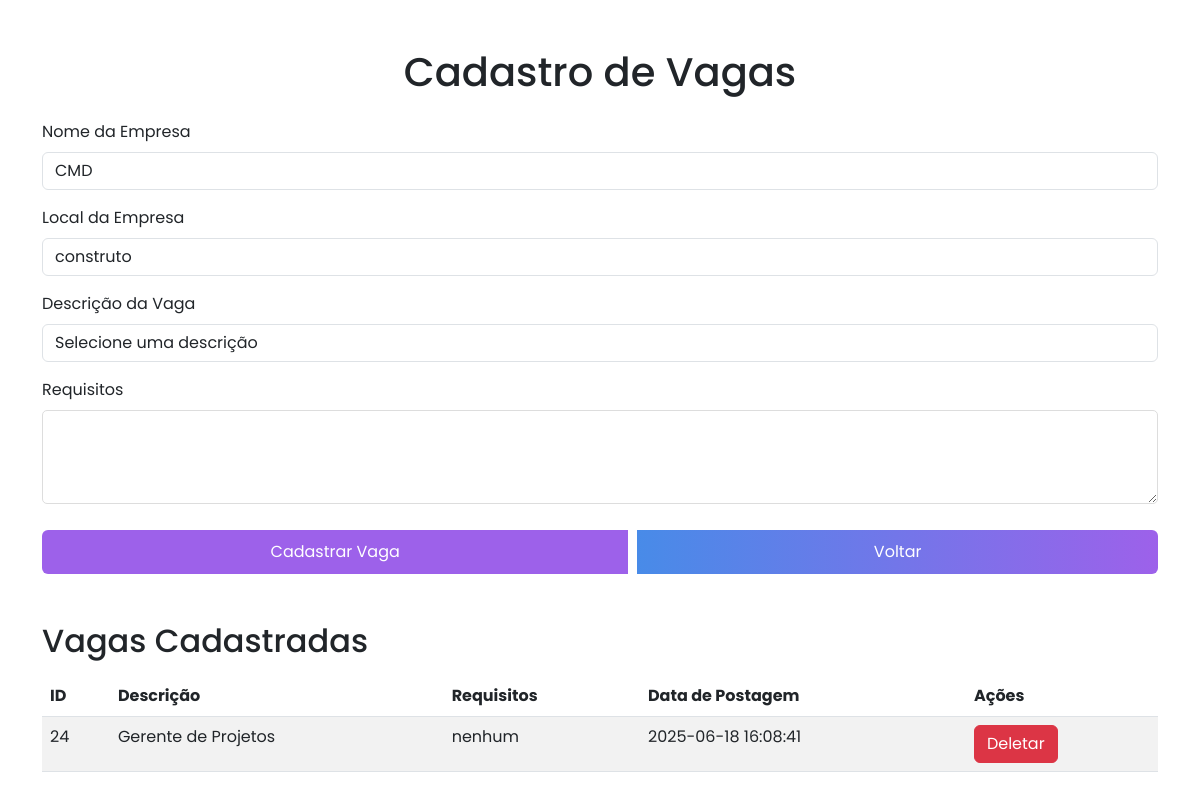
Before: /login/cadastrar_vaga.php (signed in) with the older database file.
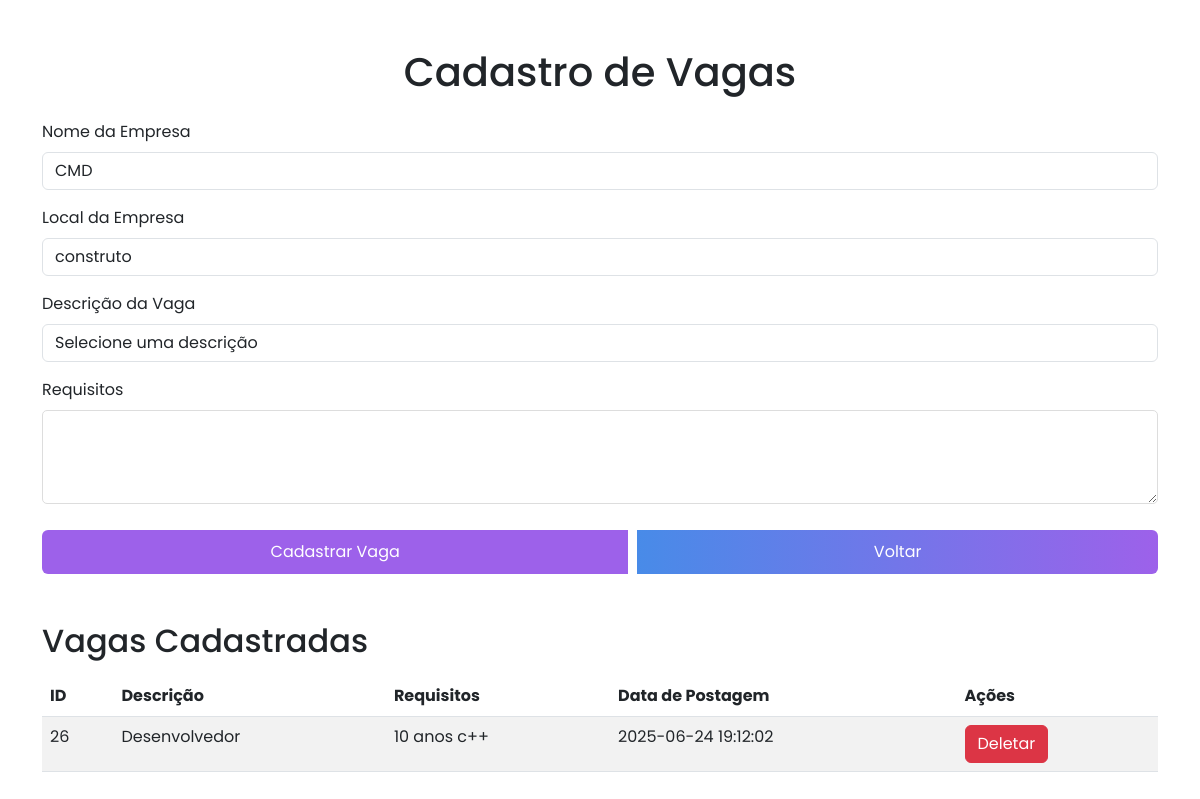
After: the same page with the newer database file.
### tables this page shows
CREATE TABLE `vagas` (
  `id` int(11) NOT NULL,
  `empresa_id` int(11) NOT NULL,
  `descricao` text NOT NULL,
  `requisitos` text DEFAULT NULL,
  `data_postagem` timestamp NOT NULL DEFAULT current_timestamp()
);

### login/cadastrar_vaga.php (the view, shortened to what this page needs)
<?php
require_once("../conexao.php");
if (isset($_SESSION['usuario'])) {
    $empresa_nome = isset($_SESSION['usuario']['nome_empresa']) ? $_SESSION['usuario']['nome_empresa'] : 'Nome não disponível';
    $empresa_local = isset($_SESSION['usuario']['endereco_empresa']) ? $_SESSION['usuario']['endereco_empresa'] : 'Endereço não disponível';
    $empresa_id = isset($_SESSION['usuario']['id']) ? $_SESSION['usuario']['id'] : null;
} else {
    header("Location: /projeto_rh/login/login.php");
    exit;
}
$sql = "SELECT * FROM vagas WHERE empresa_id = :empresa_id ORDER BY data_postagem DESC";
$stmt = $pdo->prepare($sql);
$stmt->bindParam(':empresa_id', $empresa_id, PDO::PARAM_INT);
$stmt->execute();
$vagas = $stmt->fetchAll(PDO::FETCH_ASSOC);
?>
<!DOCTYPE html>
<html lang="pt-br">
<head>
    <link rel="stylesheet" href="https://cdn.jsdelivr.net/npm/bootstrap@5.3.0/dist/css/bootstrap.min.css">
</head>
<body>
    <div class="container mt-5">
        <h1 class="text-center">Cadastro de Vagas</h1>
        <form action="" method="POST" class="my-4">
            <div class="mb-3">
                <label for="nome_empresa" class="form-label">Nome da Empresa</label>
                <input type="text" class="form-control" id="nome_empresa" name="nome_empresa" value="<?php echo $empresa_nome; ?>" readonly>
            </div>
            <div class="mb-3">
                <label for="local_empresa" class="form-label">Local da Empresa</label>
                <input type="text" class="form-control" id="local_empresa" name="local_empresa" value="<?php echo $empresa_local; ?>" readonly>
            </div>
            <div class="mb-3">
                <label for="descricao" class="form-label">Descrição da Vaga</label>
                <select class="form-control" id="descricao" name="descricao" required>
                    <option value="">Selecione uma descrição</option>
                </select>
            </div>
            <div class="mb-3">
                <label for="requisitos" class="form-label">Requisitos</label>
                <textarea class="form-control" id="requisitos" name="requisitos" rows="3" oninput="updateWords()"></textarea>
            </div>
            <div class="btn-group">
                <button type="submit" class="btn btn-primary">Cadastrar Vaga</button>
                <a href="/projeto_rh/empresa/pagina-empresa log.php" class="btn btn-secondary btn-back">Voltar</a>
            </div>
        </form>
        <h2 class="mt-5">Vagas Cadastradas</h2>
        <table class="table table-striped mt-3">
            <thead>
                <tr>
                    <th>ID</th>
                    <th>Descrição</th>
                    <th>Requisitos</th>
                    <th>Data de Postagem</th>
                    <th>Ações</th>
                </tr>
            </thead>
            <tbody>
                <?php
                if ($vagas) {
                    foreach ($vagas as $vaga) {
                        echo "<tr>
                                <td>{$vaga['id']}</td>
                                <td>{$vaga['descricao']}</td>
                                <td>{$vaga['requisitos']}</td>
                                <td>{$vaga['data_postagem']}</td>
                                <td>
                                    <a href=\"?delete_id={$vaga['id']}\" class=\"btn btn-danger\">Deletar</a>
                                </td>
                              </tr>";
                    }
                } else {
                    echo "<tr><td colspan='5' class='text-center'>Nenhuma vaga cadastrada.</td></tr>";
                }
                ?>
            </tbody>
        </table>
    </div>
</body>
</html>

Changed rows visible on the page:
removed vagas: id "24", descricao "Gerente de Projetos", requisitos "nenhum", data_postagem "2025-06-18 16:08:41"
added vagas: id "26", descricao "Desenvolvedor", requisitos "10 anos c++", data_postagem "2025-06-24 19:12:02"
